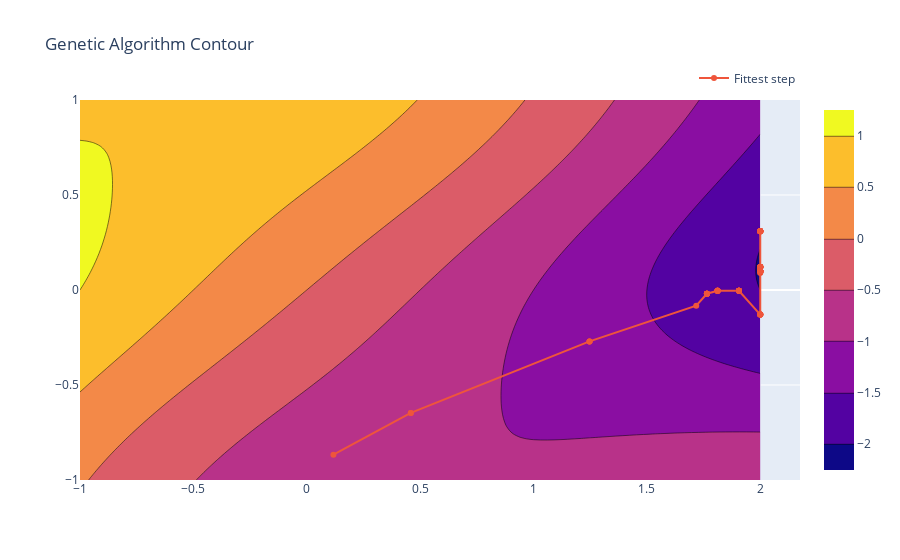

Notebook code for this chart:
### Code cell
fig = make_subplots()

fig.add_trace(go.Contour(
    x = x,
    y = y,
    z = zs,
))

fig.add_trace(go.Scatter(
    x=x1_history,
    y=x2_history,
    mode='lines+markers',
    name='Fittest step'
))

fig.update_layout(
    title='Genetic Algorithm Contour', 
    showlegend=True,
    legend=dict(
        orientation="h",
        yanchor="bottom",
        y=1.02,
        xanchor="right",
        x=1), 
)
fig.show()
